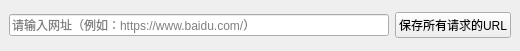
<?xml version="1.0" encoding="UTF-8"?>
<ui version="4.0">
 <class>MainWindow</class>
 <widget class="QMainWindow" name="MainWindow">
  <property name="geometry">
   <rect>
    <x>0</x>
    <y>0</y>
    <width>520</width>
    <height>51</height>
   </rect>
  </property>
  <property name="windowTitle">
   <string>MainWindow</string>
  </property>
  <widget class="QWidget" name="centralwidget">
   <layout class="QHBoxLayout" name="horizontalLayout">
    <item>
     <widget class="QLineEdit" name="lineEdit_inputurl">
      <property name="placeholderText">
       <string>请输入网址（例如：https://www.baidu.com/）</string>
      </property>
      <property name="clearButtonEnabled">
       <bool>true</bool>
      </property>
     </widget>
    </item>
    <item>
     <widget class="QPushButton" name="pushButton_save">
      <property name="text">
       <string>保存所有请求的URL</string>
      </property>
     </widget>
    </item>
   </layout>
  </widget>
 </widget>
 <resources/>
 <connections/>
</ui>
